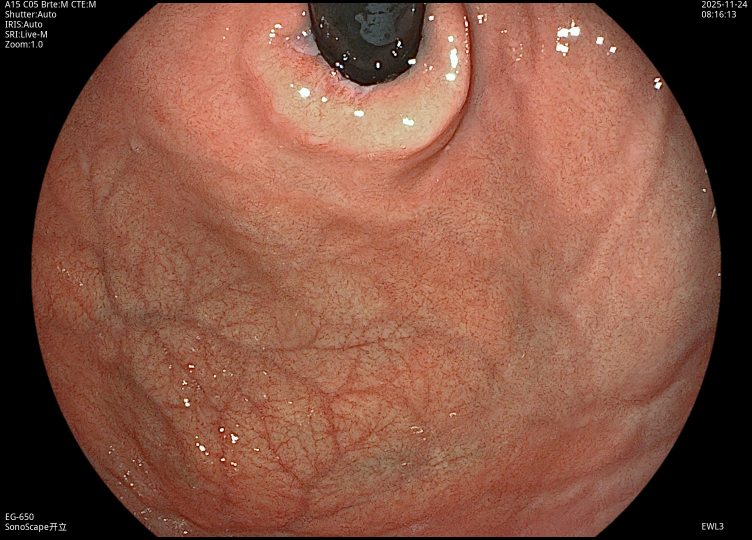
#> input picture data/calibration/good/202511241219G022.jpg, 1504 x 1080 px (shown at 1/2 size)
$ python Batch_patch_score.py   (older library calls are emulated)
#> lines starting #> are read from the running program, lines starting #| are printed output that depends on the picture; after the words box and inside, x2 and y2 are one past the last pixel; in counts of white or black regions, pixels touching at a corner belong together
### scorer.py
import cv2
import numpy as np


def compute_fov_mask(image, threshold=10):
    """
    Compute endoscopic field-of-view mask.
    Exclude outer black background.

    Returns:
        fov_mask: boolean mask of valid image region
    """
    gray = cv2.cvtColor(image, cv2.COLOR_BGR2GRAY)

    # Basic threshold to separate valid region from black border
    mask = gray > threshold

    # Morphological cleanup
    mask_uint8 = mask.astype(np.uint8) * 255
    kernel = np.ones((7, 7), np.uint8)
    mask_uint8 = cv2.morphologyEx(mask_uint8, cv2.MORPH_CLOSE, kernel)
    mask_uint8 = cv2.morphologyEx(mask_uint8, cv2.MORPH_OPEN, kernel)

    # Keep largest connected component
    num_labels, labels, stats, _ = cv2.connectedComponentsWithStats(mask_uint8, connectivity=8)

    if num_labels <= 1:
        return mask

    largest_label = 1 + np.argmax(stats[1:, cv2.CC_STAT_AREA])
    fov_mask = labels == largest_label

    return fov_mask


# [109 lines left out: functions compute_blur_value, normalize_blur_score, compute_exposure_score, compute_dark_visibility_score, not called in this run]

### patch_scorer.py
import cv2
import numpy as np
from scorer import compute_fov_mask


def find_dark_regions(image, fov_mask, threshold=70, min_area=300):
    gray = cv2.cvtColor(image, cv2.COLOR_BGR2GRAY)

    masked = gray.copy()
    masked[fov_mask == 0] = 255

    _, binary = cv2.threshold(masked, threshold, 255, cv2.THRESH_BINARY_INV)

    kernel = np.ones((5, 5), np.uint8)
    binary = cv2.morphologyEx(binary, cv2.MORPH_OPEN, kernel)

    num_labels, labels, stats, _ = cv2.connectedComponentsWithStats(binary)

    regions = []
    for i in range(1, num_labels):
        area = stats[i, cv2.CC_STAT_AREA]
        if area < min_area:
            continue
        mask = (labels == i).astype(np.uint8)
        regions.append(mask)

    return regions


def compute_patch_score(patch):
    gray = cv2.cvtColor(patch, cv2.COLOR_BGR2GRAY).astype(np.float32)

    mean = gray.mean()
    std = gray.std()

    darkness = np.clip((80 - mean) / 80, 0, 1)
    detail = np.clip(std / 40, 0, 1)

    score = darkness * (1 - detail)
    return float(score)


def extract_patches_from_regions(image, regions, patch_size=64, sample_step=16):
    """
    Sample candidate patches from dark regions using a coarse grid.
    This avoids exploding patch count.
    """
    h, w, _ = image.shape
    patches = []

    for region in regions:
        ys, xs = np.where(region > 0)

        if len(xs) == 0:
            continue

        # bounding box of this region
        x_min, x_max = xs.min(), xs.max()
        y_min, y_max = ys.min(), ys.max()

        # grid sampling instead of every pixel
        for y in range(y_min, y_max + 1, sample_step):
            for x in range(x_min, x_max + 1, sample_step):
                if region[y, x] == 0:
                    continue

                y0 = max(0, y - patch_size // 2)
                x0 = max(0, x - patch_size // 2)

                if y0 + patch_size > h or x0 + patch_size > w:
                    continue

                patch = image[y0:y0 + patch_size, x0:x0 + patch_size]
                score = compute_patch_score(patch)

                patches.append((score, x0, y0))

    return patches


def nms_patches(patches, patch_size=64, iou_thresh=0.3):
    if not patches:
        return []

    boxes = []
    scores = []

    for score, x, y in patches:
        boxes.append([x, y, x + patch_size, y + patch_size])
        scores.append(score)

    boxes = np.array(boxes, dtype=np.float32)
    scores = np.array(scores, dtype=np.float32)

    indices = scores.argsort()[::-1]
    keep = []

    while len(indices) > 0:
        i = indices[0]
        keep.append(i)

        x1, y1, x2, y2 = boxes[i]
        rest = indices[1:]
        new_rest = []

        for j in rest:
            xx1 = max(x1, boxes[j][0])
            yy1 = max(y1, boxes[j][1])
            xx2 = min(x2, boxes[j][2])
            yy2 = min(y2, boxes[j][3])

            inter = max(0, xx2 - xx1) * max(0, yy2 - yy1)

            area1 = (x2 - x1) * (y2 - y1)
            area2 = (boxes[j][2] - boxes[j][0]) * (boxes[j][3] - boxes[j][1])

            iou = inter / (area1 + area2 - inter + 1e-6)

            if iou < iou_thresh:
                new_rest.append(j)

        indices = np.array(new_rest, dtype=np.int32)

    return [patches[i] for i in keep]


def get_worst_patches(image, max_patches=20):
    fov_mask = compute_fov_mask(image)

    regions = find_dark_regions(image, fov_mask)

    if len(regions) == 0:
        return []

    patches = extract_patches_from_regions(
        image,
        regions,
        patch_size=64,
        sample_step=16
    )

    patches = sorted(patches, key=lambda x: x[0], reverse=True)

    patches = nms_patches(patches, patch_size=64, iou_thresh=0.3)

    return patches[:max_patches]


def compute_patch_based_score(image, max_patches=20):
    """
    Compatibility helper for batch calibration scripts.
    Returns:
      final_score: 0..1 where higher means better visibility in selected patches
      worst_patches: selected patch tuples (badness_score, x, y)
    """
    worst_patches = get_worst_patches(image, max_patches=max_patches)
    if not worst_patches:
        return 1.0, []

    mean_badness = float(np.mean([p[0] for p in worst_patches]))
    final_score = float(np.clip(1.0 - mean_badness, 0.0, 1.0))
    return final_score, worst_patches

### Batch_patch_score.py
import cv2
import os
from patch_scorer import compute_patch_based_score

IMG_EXT = (".jpg", ".jpeg", ".png", ".bmp")


def process_folder(folder_path):
    results = []  # (filename, final_score)

    for filename in os.listdir(folder_path):
        if not filename.lower().endswith(IMG_EXT):
            continue

        image_path = os.path.join(folder_path, filename)
        image = cv2.imread(image_path)

        if image is None:
            print(f"Failed to load: {image_path}")
            continue

        final_score, _ = compute_patch_based_score(image)
        results.append((filename, final_score))

    return results


def summary(results, label):
    print(f"\n--- {label} ---")

    if not results:
        print("No valid images.")
        return

    scores = sorted([r[1] for r in results])
    n = len(scores)

    def p(values, q):
        return values[int(q * (n - 1))]

    print(f"Count: {n}")
    print(f"Min: {scores[0]:.3f}")
    print(f"P10: {p(scores, 0.10):.3f}")
    print(f"P25: {p(scores, 0.25):.3f}")
    print(f"Median: {p(scores, 0.50):.3f}")
    print(f"P75: {p(scores, 0.75):.3f}")
    print(f"P90: {p(scores, 0.90):.3f}")
    print(f"Max: {scores[-1]:.3f}")


def main():
    base = os.path.join("data", "calibration")

    good = process_folder(os.path.join(base, "good"))
#> in process_folder, image is the input picture: shape (1080, 1504, 3); mean B, G, R 66.4, 83.5, 130.4
#> in compute_fov_mask, `mask = gray > threshold`:
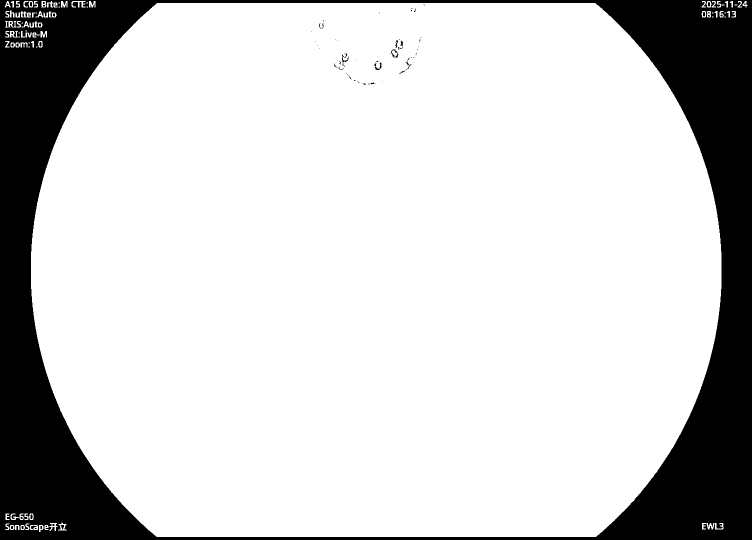
#> mask: shape (1080, 1504) bool (shown at 1/2 size); 81% white; 99 black regions (79 under 20 px), largest, box (x1, y1, x2, y2) and area: (0, 0, 1504, 1080) 306858, (684, 107, 697, 132) 88, (781, 99, 797, 116) 84
#> in compute_fov_mask, `mask_uint8 = cv2.morphologyEx(mask_uint8, cv2.MORPH_CLOSE, kernel)`: mask_uint8: shape (1080, 1504); 81.4% white; 9 black regions, largest, box (x1, y1, x2, y2) and area: (0, 0, 1504, 1080) 302276, (104, 0, 122, 5) 90, (1466, 0, 1476, 9) 90
#> in compute_fov_mask, `mask_uint8 = cv2.morphologyEx(mask_uint8, cv2.MORPH_OPEN, kernel)`: mask_uint8: shape (1080, 1504); 81.3% white; 3 black regions, box (x1, y1, x2, y2) and area: (0, 0, 1504, 1080) 303143, (92, 0, 122, 5) 150, (171, 0, 178, 5) 35
#> in compute_fov_mask, `num_labels, labels, stats, _ = cv2.connectedComponentsWithStats(mask_u..`:
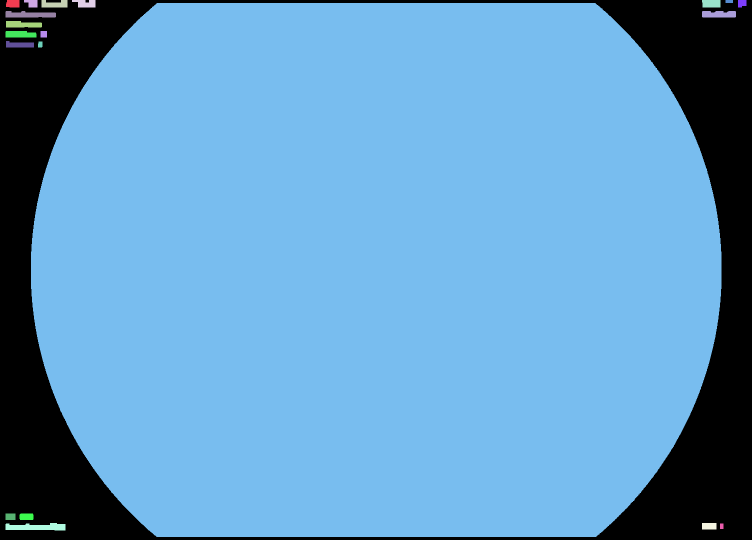
#> labels: shape (1080, 1504) int32 (shown at 1/2 size); 21 distinct labels, from 0 to 20; one colour per label, 0 black
#> in compute_fov_mask, `num_labels, labels, stats, _ = cv2.connectedComponentsWithStats(mask_u..`: num_labels = 21; stats = 21 rows, first 6: [0, 0, 1504, 1080, 303328], [12, 0, 27, 15, 387], [48, 0, 27, 15, 315], [83, 0, 52, 15, 630], [144, 0, 47, 15, 538], [1404, 0, 37, 15, 545]
#> in compute_fov_mask, `largest_label = 1 + np.argmax(stats[1:, cv2.CC_STAT_AREA])`: largest_label = 8
#> in compute_fov_mask, `fov_mask = labels == largest_label`: fov_mask: shape (1080, 1504) bool; 80.7% white; 1 black region, box (x1, y1, x2, y2) and area: (0, 0, 1504, 1080) 312778
#> in find_dark_regions, `masked[fov_mask == 0] = 255`:
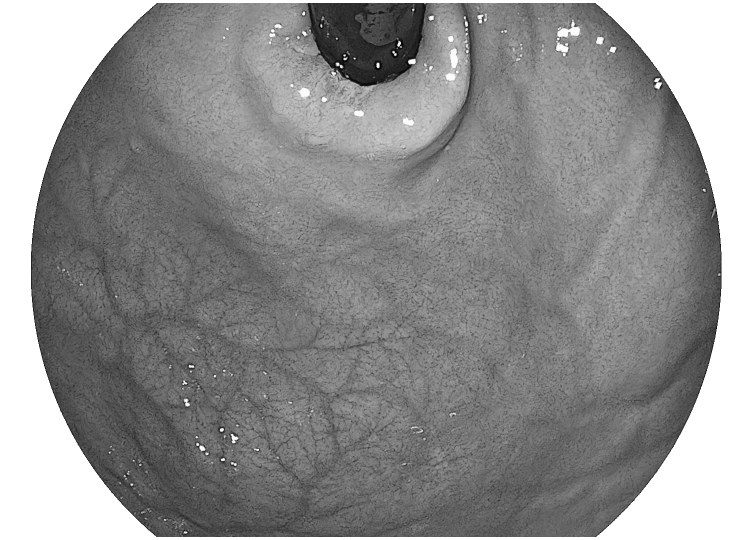
#> masked: shape (1080, 1504) (shown at 1/2 size); min 0, max 255, mean 144.1
#> in find_dark_regions, `_, binary = cv2.threshold(masked, threshold, 255, cv2.THRESH_BINARY_INV)`: binary: shape (1080, 1504); 3.8% white; 3936 white regions (3755 under 20 px), largest, box (x1, y1, x2, y2) and area: (616, 6, 855, 173) 27313, (62, 6, 317, 1074) 5390, (1188, 6, 1443, 1074) 4427
#> in find_dark_regions, `binary = cv2.morphologyEx(binary, cv2.MORPH_OPEN, kernel)`: binary: shape (1080, 1504); 1.7% white; 26 white regions, largest, box (x1, y1, x2, y2) and area: (616, 6, 852, 172) 25874, (235, 953, 253, 971) 154, (388, 1043, 407, 1057) 131
#> in find_dark_regions, `num_labels, labels, stats, _ = cv2.connectedComponentsWithStats(binary)`: labels: shape (1080, 1504) int32; 27 distinct labels, from 0 to 26
#> in find_dark_regions, `num_labels, labels, stats, _ = cv2.connectedComponentsWithStats(binary)`: num_labels = 27; stats = 27 rows, first 6: [0, 0, 1504, 1080, 1597027], [616, 6, 236, 166, 25874], [736, 47, 6, 7, 41], [729, 56, 10, 13, 110], [760, 79, 5, 6, 30], [204, 120, 6, 5, 30]
#> the loop in find_dark_regions, `for i in range(1, num_labels):` made 26 passes
#> area on passes 1 to 12: 25874, 41, 110, 30, 30, 122, 61, 25, 53, 49, 58, 41
#> pass 1, in find_dark_regions, `mask = (labels == i).astype(np.uint8)`:
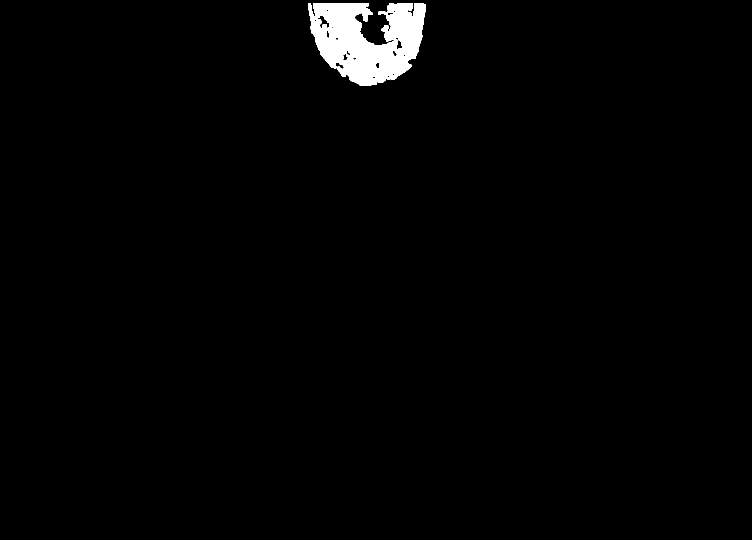
#> mask: shape (1080, 1504) (shown at 1/2 size); values 0 (black) and 1 (white), 1.6% white; 1 white region, box (x1, y1, x2, y2) and area: (616, 6, 852, 172) 25874
#> after the loop in find_dark_regions, `for i in range(1, num_labels):`: regions = 1 item
#> the loop in extract_patches_from_regions, `for region in regions:` made 1 pass
#> (x_min, x_max, y_min, y_max) on pass 1: (616, 851, 6, 171)
#> pass 1, in compute_patch_score (call 2), `gray = cv2.cvtColor(patch, cv2.COLOR_BGR2GRAY).astype(np.float32)`:
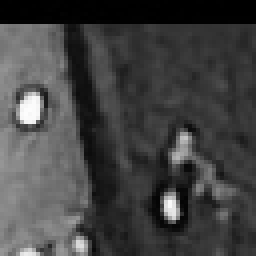
#> gray: shape (64, 64) float32 (shown 4 times larger); min 0, max 253, mean 66.5
#> pass 1, in compute_patch_score (call 4), `gray = cv2.cvtColor(patch, cv2.COLOR_BGR2GRAY).astype(np.float32)`:
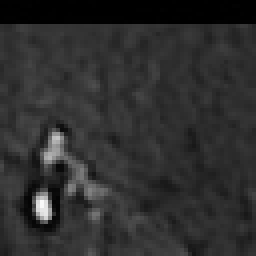
#> gray: shape (64, 64) float32 (shown 4 times larger); min 0, max 249, mean 46.2
#> after the loop in extract_patches_from_regions, `for region in regions:`:
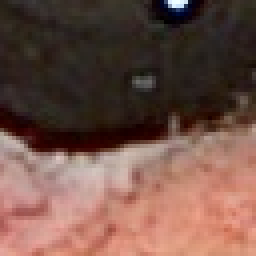
#> patch: shape (64, 64, 3) (shown 4 times larger); mean B, G, R 71.9, 81.7, 113.1
#> after the loop in extract_patches_from_regions, `for region in regions:`: patches = 106 items, first 6: (0, 584, 0), (0, 600, 0), (0.109, 616, 0), (0.174, 632, 0), (0.254, 648, 0), (0.247, 664, 0)
#> in get_worst_patches, `patches = sorted(patches, key=lambda x: x[0], reverse=True)`: patches = 106 items, first 6: (0.273, 664, 6), (0.27, 648, 6), (0.257, 664, 38), (0.254, 648, 0), (0.254, 648, 0), (0.247, 664, 0)
#> the loop in nms_patches, `for score, x, y in patches:` made 106 passes
#> (score, x, y) on passes 1 to 12: (0.273, 664, 6), (0.27, 648, 6), (0.257, 664, 38), (0.254, 648, 0), (0.254, 648, 0), (0.247, 664, 0), (0.247, 664, 0), (0.238, 664, 22), (0.237, 648, 38), (0.235, 648, 22), (0.233, 680, 38), (0.213, 776, 6)
#> after the loop in nms_patches, `for score, x, y in patches:`: boxes = 106 items, first 6: [664, 6, 728, 70], [648, 6, 712, 70], [664, 38, 728, 102], [648, 0, 712, 64], [648, 0, 712, 64], [664, 0, 728, 64]; scores = 106 values, max 0.273 at index 0, min 0 at index 66, mean 0.0921
#> in nms_patches, `boxes = np.array(boxes, dtype=np.float32)`: boxes = 106 rows, first 6: [664, 6, 728, 70], [648, 6, 712, 70], [664, 38, 728, 102], [648, 0, 712, 64], [648, 0, 712, 64], [664, 0, 728, 64]
#> in nms_patches, `indices = scores.argsort()[::-1]`: indices = 106 values, max 105 at index 105, min 0 at index 0, mean 52.5
#> the loop in nms_patches, `while len(indices) > 0:` made 20 passes
#> (i, x1, y1, x2, y2) on passes 1 to 12: (0, 664, 6, 728, 70), (8, 648, 38, 712, 102), (11, 776, 6, 840, 70), (17, 696, 54, 760, 118), (23, 632, 0, 696, 64), (27, 712, 102, 776, 166), (35, 696, 0, 760, 64), (36, 744, 0, 808, 64), (46, 680, 86, 744, 150), (50, 760, 38, 824, 102), (55, 728, 70, 792, 134), (102, 744, 118, 808, 182)
#> (i, x1, y1, x2, y2, rest, indices) on passes 17 to 19: (80, 808, 54, 872, 118, [79, 78, 77, 76, 86, 85, 84, 82, 81, 96, 91, 90, 89], [78, 77, 86, 84, 82, 81, 96, 91, 90, 89]), (78, 616, 54, 680, 118, [77, 86, 84, 82, 81, 96, 91, 90, 89], [86, 84, 96, 91, 90, 89]), (86, 632, 86, 696, 150, [84, 96, 91, 90, 89], [84, 96, 90, 89])
#> after the loop in nms_patches, `while len(indices) > 0:`: keep = [0, 8, 11, 17, 23, 27, 35, 36, 46, 50, 55, 102, 97, 104, 71, 70, 80, 78, 86, 84]
#> in get_worst_patches, `patches = nms_patches(patches, patch_size=64, iou_thresh=0.3)`: patches = 20 items, first 6: (0.273, 664, 6), (0.237, 648, 38), (0.213, 776, 6), (0.194, 696, 54), (0.174, 632, 0), (0.161, 712, 102)
#> in compute_patch_based_score, `worst_patches = get_worst_patches(image, max_patches=max_patches)`: worst_patches has the same summary as patches in get_worst_patches
#> in compute_patch_based_score, `mean_badness = float(np.mean([p[0] for p in worst_patches]))`: mean_badness = 0.0912
#> in compute_patch_based_score, `final_score = float(np.clip(1.0 - mean_badness, 0.0, 1.0))`: final_score = 0.909
    medium = process_folder(os.path.join(base, "medium"))
    bad = process_folder(os.path.join(base, "bad"))

    summary(good, "GOOD")
    summary(medium, "MEDIUM")
    summary(bad, "BAD")


if __name__ == "__main__":
#> (the run stopped early here; a loop or call above may not have finished)
